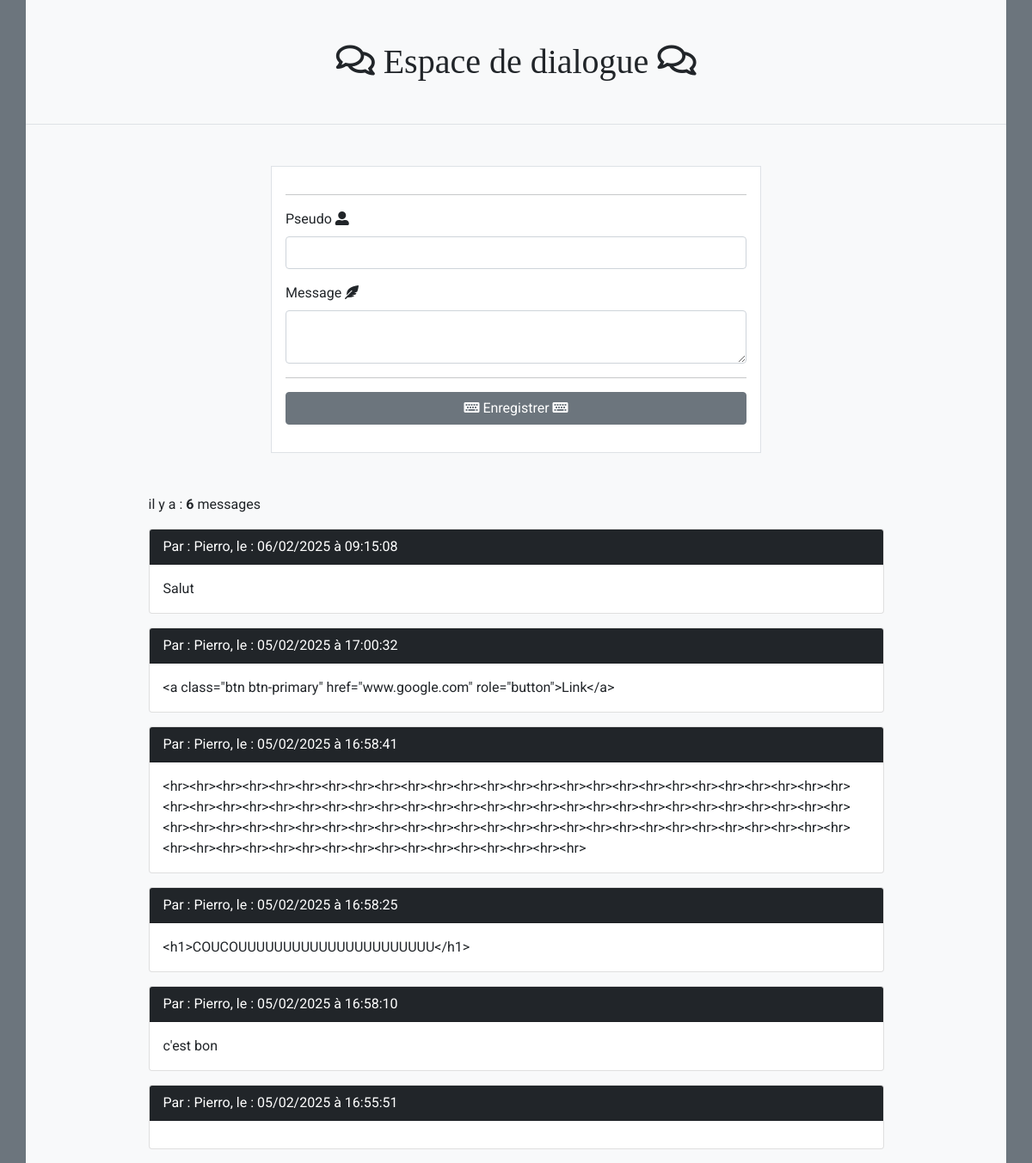
Screenshot of /PHPOO/10-PDO/10-exo-dialogue.php with the database file from the repository.
### tables this page shows
CREATE TABLE IF NOT EXISTS `commentaire` (
  `id_commentaire` int NOT NULL AUTO_INCREMENT,
  `pseudo` varchar(255) NOT NULL,
  `message` text NOT NULL,
  `date_enregistrement` datetime NOT NULL,
  PRIMARY KEY (`id_commentaire`)
);

### PHPOO/10-PDO/10-exo-dialogue.php (the view, shortened to what this page needs)
<?php
$host = 'mysql:host=localhost;dbname=dialogue';
$login = 'root';
$password = '';
$options = array(
    PDO::ATTR_ERRMODE => PDO::ERRMODE_SILENT,
    PDO::MYSQL_ATTR_INIT_COMMAND => 'SET NAMES utf8'
);
$pdo = new PDO($host, $login, $password, $options);
$liste_commentaire = $pdo->query("SELECT pseudo, message, date_format(date_enregistrement, '%d/%m/%Y à %H:%i:%s') AS date_fr FROM commentaire ORDER BY date_enregistrement DESC");
?>
<!DOCTYPE html>
<html lang="fr">
    <head>
        <link href="https://cdn.jsdelivr.net/npm/bootstrap@5.0.1/dist/css/bootstrap.min.css" rel="stylesheet">
        <link rel="stylesheet" href="https://cdnjs.cloudflare.com/ajax/libs/font-awesome/5.15.3/css/all.min.css" />
    </head>
    <body class="bg-secondary" >
        <div class="container bg-light g-0">
            <div class='row '>
                <div class="col-12">
                    <h2 class="text-center text-dark fs-1 bg-light p-5 border-bottom"><i class="far fa-comments"></i> Espace de dialogue <i class="far fa-comments"></i></h2>
                    <form method="post" class="mt-5 mx-auto w-50 border p-3 bg-white">
                        <hr>
                        <div class="mb-3">
                            <label for="pseudo" class="form-label">Pseudo <i class="fas fa-user-alt"></i></label>
                            <input type="text" class="form-control" id="pseudo" name="pseudo">
                        </div>
                        <div class="mb-3">
                            <label for="message" class="form-label">Message <i class="fas fa-feather-alt"></i></label>
                            <textarea class="form-control" id="message" name="message"></textarea>
                        </div>
                        <div class="mb-3">
                            <hr>
                            <button type="submit" class="btn btn-secondary w-100" id="enregistrer" name="enregistrer"><i class="fas fa-keyboard"></i> Enregistrer <i class="fas fa-keyboard"></i></button>
                        </div>
                    </form>
                </div>
            </div>
            <div class='row mt-5'>
                <div class="col-12">
                    <p class="w-75 mx-auto mb-3"><?php
                        echo 'il y a : <b>' . $liste_commentaire->rowCount() . '</b> messages';
                    ?></p>
                    <?php
                        while($commentaire = $liste_commentaire->fetch(PDO::FETCH_ASSOC)) {
                            echo '<div class="card w-75 mx-auto mb-3">
                                    <div class="card-header bg-dark text-white">
                                        Par : ' . htmlspecialchars($commentaire['pseudo']) . ', le : ' . $commentaire['date_fr'] . '
                                    </div>
                                    <div class="card-body">
                                        <p class="card-text">' . htmlspecialchars($commentaire['message']) . '</p>
                                    </div>
                                </div>';
                        }
                    ?>
                </div>
            </div>
        </div>
    </body>
</html>

### PHPOO/10-PDO/10-exo-dialogue.php (style rules this page uses)
* { font-family: 'Roboto', sans-serif; }
h1, h2, h3, h4, h5, h6 { font-family: 'Playfair Display', serif; }

### rows the page displays
commentaire: pseudo "Pierro", date_fr "06/02/2025 à 09:15:08", message "Salut"
commentaire: pseudo "Pierro", date_fr "05/02/2025 à 17:00:32", message "<a class=\"btn btn-primary\" href=\"www.google.com\" role=\"button\">Link</a>"
commentaire: pseudo "Pierro", date_fr "05/02/2025 à 16:58:41", message "<hr><hr><hr><hr><hr><hr><hr><hr><hr><hr><hr><hr><hr><hr><hr><hr><hr><hr><hr><hr><hr><hr><hr><hr><hr><hr><hr><hr><hr><hr><hr><hr><hr><hr><hr><hr><hr><hr><hr><hr><hr><hr><hr><hr><hr><hr><hr><hr><hr><hr><hr><hr><hr><hr><hr><hr><hr><hr><hr><hr><hr><hr><hr><hr><hr><hr><hr><hr><hr><hr><hr><hr><hr><hr><hr><hr><hr><hr><hr><hr><hr><hr><hr><hr><hr><hr><hr><hr><hr><hr><hr><hr><hr><hr>"
commentaire: pseudo "Pierro", date_fr "05/02/2025 à 16:58:25", message "<h1>COUCOUUUUUUUUUUUUUUUUUUUUUU</h1>"
commentaire: pseudo "Pierro", date_fr "05/02/2025 à 16:58:10", message "c'est bon"
commentaire: pseudo "Pierro", date_fr "05/02/2025 à 16:55:51"

### other values shown
$liste_commentaire->rowCount() "6"
